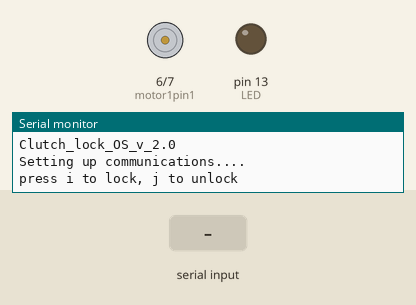
This sketch was run on a simulated Arduino Uno, built with avr-gcc and run on an emulated ATmega328P. Parts: motor-driver pin pairs drawn as motors (green arrow = first pin HIGH = forward, orange = second pin HIGH = backward, longer = more drive), output pins drawn as LEDs (lit = HIGH), the last lines printed to the serial monitor. The test bench sets the inputs (shaded band).

Above: at 10.2 s.
10.3 s: "i" received over Serial
At 11.4 s:
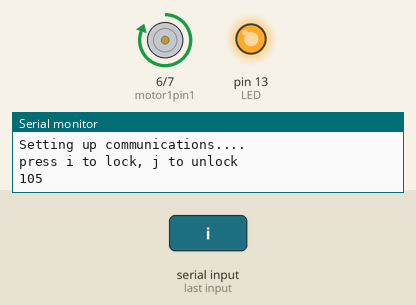
At 16.4 s:
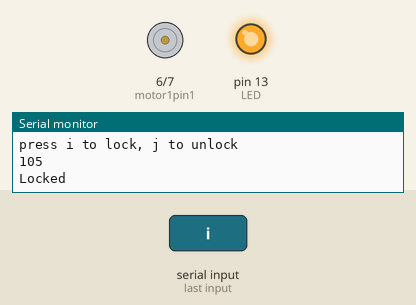
Timing chart, 0 to 17.8 s (numbered marks = the images above; inputs shaded):
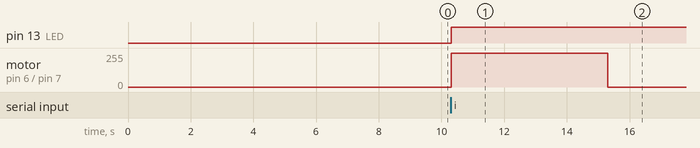

Measured:
- after the input at 10.3 s, pin 13 (LED): LOW → HIGH at once; motor on pin 6 (motor1pin1) / pin 7 (motor1pin2): stopped → forward 255/255 at once, → stopped 5.0 s later

The sketch:

Prototype_Test_1_config_1_0.ino
```cpp
int motor1pin1=6;
int motor1pin2=7;
int incomingByte = 0;
int LED=13;
void setup()
{
Serial.begin(9600);
pinMode(motor1pin1,OUTPUT);
pinMode(motor1pin2,OUTPUT);
pinMode(LED,OUTPUT);
Serial.println("Initialising....");
delay(3000);
Serial.println("Atmega_328_30720_bytes");
delay(1000);
Serial.println("Clutch_lock_OS_v_2.0");
delay(1000);
Serial.println("Setting up communications....");
delay(3000);
Serial.println("press i to lock, j to unlock");
delay(1000);

}
void loop()
{
  if (Serial.available()>0)
{
  incomingByte=Serial.read();
  Serial.println(incomingByte);
  delay(10);
  if (incomingByte == 105)
  {
    digitalWrite(motor1pin1,HIGH);
    digitalWrite(motor1pin2,LOW);
    digitalWrite(LED,HIGH);
    delay(5000);
    digitalWrite(motor1pin1,LOW);
    digitalWrite(motor1pin2,LOW);
    Serial.println("Locked");
  }
  else if (incomingByte == 106)
  {
    digitalWrite(motor1pin1,LOW);
    digitalWrite(motor1pin2,HIGH);
    digitalWrite(LED,HIGH);
    delay(5000);
    digitalWrite(motor1pin1,LOW);
    digitalWrite(motor1pin2,LOW);
    Serial.println("UnLocked");
  }
  else
 {
    digitalWrite(motor1pin1,LOW);
    digitalWrite(motor1pin2,LOW);
    digitalWrite(LED,LOW);
    delay(25);
    Serial.println("Invalid function");
    }
 }
}
```
